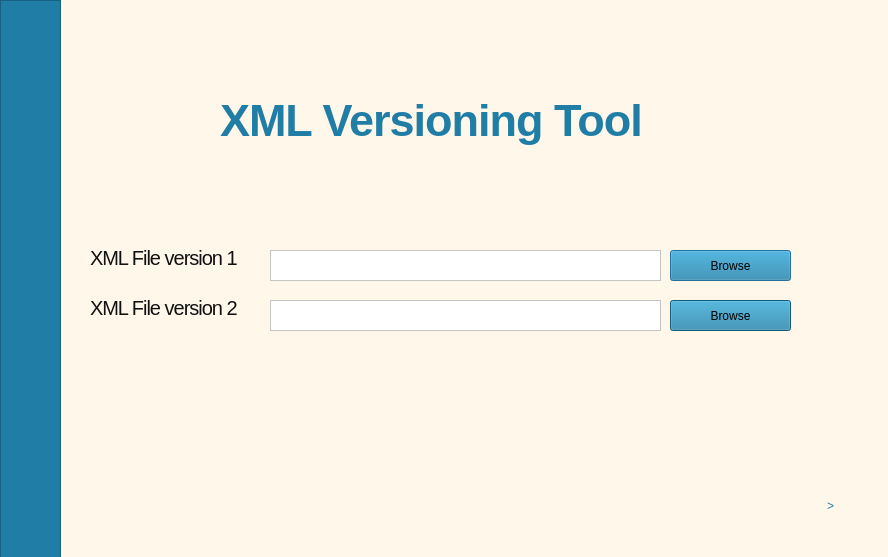
<?xml version="1.0" encoding="UTF-8"?>
<ui version="4.0">
 <class>Dialog</class>
 <widget class="QDialog" name="Dialog">
  <property name="geometry">
   <rect>
    <x>0</x>
    <y>0</y>
    <width>888</width>
    <height>557</height>
   </rect>
  </property>
  <property name="windowTitle">
   <string>Dialog</string>
  </property>
  <property name="styleSheet">
   <string notr="true">background-color: rgb(255, 247, 234)</string>
  </property>
  <widget class="QLabel" name="label">
   <property name="geometry">
    <rect>
     <x>220</x>
     <y>80</y>
     <width>471</width>
     <height>81</height>
    </rect>
   </property>
   <property name="font">
    <font>
     <family>Helvetica Neue</family>
     <pointsize>-1</pointsize>
     <weight>75</weight>
     <bold>true</bold>
    </font>
   </property>
   <property name="styleSheet">
    <string notr="true"> color: rgb(32, 126, 166);; font-family: 'Helvetica Neue', sans-serif; font-size: 45px; font-weight: bold; letter-spacing: -1px; line-height: 1; text-align: center; </string>
   </property>
   <property name="text">
    <string>XML Versioning Tool</string>
   </property>
  </widget>
  <widget class="QLabel" name="label_2">
   <property name="geometry">
    <rect>
     <x>90</x>
     <y>250</y>
     <width>161</width>
     <height>16</height>
    </rect>
   </property>
   <property name="styleSheet">
    <string notr="true"> color: #111; font-family: 'Helvetica', sans-serif; font-size: 20px;  letter-spacing: -1px; line-height: 1; text-align: center; </string>
   </property>
   <property name="text">
    <string>XML File version 1 </string>
   </property>
  </widget>
  <widget class="QLabel" name="label_3">
   <property name="geometry">
    <rect>
     <x>90</x>
     <y>300</y>
     <width>171</width>
     <height>16</height>
    </rect>
   </property>
   <property name="styleSheet">
    <string notr="true"> color: #111; font-family: 'Helvetica', sans-serif; font-size: 20px;  letter-spacing: -1px; line-height: 1; text-align: center; </string>
   </property>
   <property name="text">
    <string>XML File version 2</string>
   </property>
  </widget>
  <widget class="QPushButton" name="browseF1">
   <property name="geometry">
    <rect>
     <x>670</x>
     <y>250</y>
     <width>121</width>
     <height>31</height>
    </rect>
   </property>
   <property name="styleSheet">
    <string notr="true">background-color: rgb(32, 126, 166);</string>
   </property>
   <property name="text">
    <string>Browse</string>
   </property>
  </widget>
  <widget class="QTextEdit" name="field1">
   <property name="geometry">
    <rect>
     <x>270</x>
     <y>250</y>
     <width>391</width>
     <height>31</height>
    </rect>
   </property>
   <property name="styleSheet">
    <string notr="true">background-color: rgb(255, 255, 255);</string>
   </property>
  </widget>
  <widget class="QTextEdit" name="field2">
   <property name="geometry">
    <rect>
     <x>270</x>
     <y>300</y>
     <width>391</width>
     <height>31</height>
    </rect>
   </property>
   <property name="styleSheet">
    <string notr="true">background-color: rgb(255, 255, 255);</string>
   </property>
  </widget>
  <widget class="QPushButton" name="browseF2">
   <property name="geometry">
    <rect>
     <x>670</x>
     <y>300</y>
     <width>121</width>
     <height>31</height>
    </rect>
   </property>
   <property name="styleSheet">
    <string notr="true">background-color: rgb(32, 126, 166);</string>
   </property>
   <property name="text">
    <string>Browse</string>
   </property>
  </widget>
  <widget class="QPushButton" name="next">
   <property name="geometry">
    <rect>
     <x>790</x>
     <y>480</y>
     <width>81</width>
     <height>51</height>
    </rect>
   </property>
   <property name="focusPolicy">
    <enum>Qt::NoFocus</enum>
   </property>
   <property name="styleSheet">
    <string notr="true">border: none; background-color: transparent; outline: none;
font: 75 36pt &quot;MS Shell Dlg 2&quot;;
color: rgb(32, 126, 166);</string>
   </property>
   <property name="text">
    <string>&gt;</string>
   </property>
  </widget>
  <widget class="QFrame" name="frame">
   <property name="geometry">
    <rect>
     <x>0</x>
     <y>0</y>
     <width>61</width>
     <height>561</height>
    </rect>
   </property>
   <property name="styleSheet">
    <string notr="true">background-color: rgb(32, 126, 166);</string>
   </property>
   <property name="frameShape">
    <enum>QFrame::StyledPanel</enum>
   </property>
   <property name="frameShadow">
    <enum>QFrame::Raised</enum>
   </property>
  </widget>
 </widget>
 <resources/>
 <connections/>
</ui>
